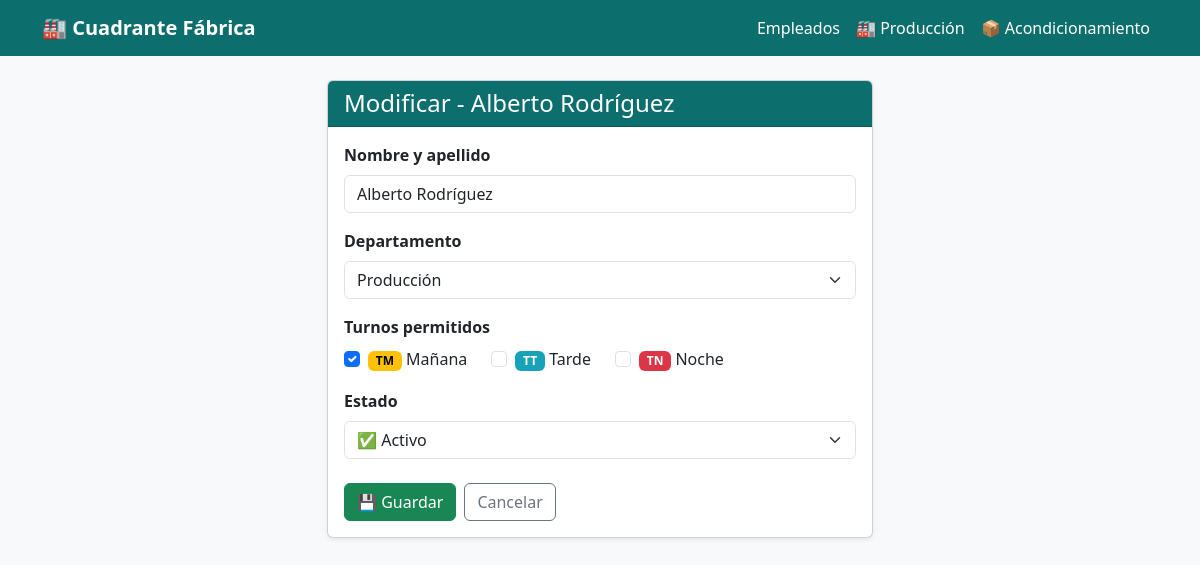
The app's page /employees/16/edit/ with its own data.
### employees/models.py (models this page shows, shortened)
class Employee(models.Model):
    DEPARTAMENTO_CHOICES = [
        ('produccion',        'Producción'),
        ('acondicionamiento', 'Acondicionamiento'),
    ]
    name           = models.CharField(max_length=100)
    departamento   = models.CharField(max_length=20, choices=DEPARTAMENTO_CHOICES, default='produccion')
    puede_TM       = models.BooleanField(default=True, verbose_name='TM')
    puede_TT       = models.BooleanField(default=True, verbose_name='TT')
    puede_TN       = models.BooleanField(default=True, verbose_name='TN')
    en_baja        = models.BooleanField(default=False, verbose_name='En baja')
    baja_inicio    = models.DateField(null=True, blank=True, verbose_name='Inicio baja')
    baja_fin       = models.DateField(null=True, blank=True, verbose_name='Fin baja')
    class Meta:
        ordering = ['departamento', 'name']

### employees/views.py (the view, shortened to what this page needs)
# urls.py: path('<int:pk>/edit/',   views.employee_edit,   name='employee_edit'),
def employee_edit(request, pk):
    employee = get_object_or_404(Employee, pk=pk)
    old_en_baja    = employee.en_baja
    old_baja_inicio = employee.baja_inicio
    form = EmployeeForm(request.POST or None, instance=employee)
    return render(request, 'employees/employee_form.html', {
        'form':  form,
        'title': f'Modificar - {employee.name}',
    })

### employees/templates/employees/employee_form.html (shortened to what this page needs)
{% extends 'base.html' %}
{% block content %}
<div class="row justify-content-center">
  <div class="col-md-6">
    <div class="card shadow-sm">
      <div class="card-header" style="background-color:#0d6e6e; color:white;">
        <h4 class="mb-0">{{ title }}</h4>
      </div>
      <div class="card-body">
        <form method="post">
          <div class="mb-3">
            <label class="form-label fw-bold">Nombre y apellido</label>
            {{ form.name }}
          </div>
          <div class="mb-3">
            <label class="form-label fw-bold">Departamento</label>
            {{ form.departamento }}
          </div>
          <div class="mb-3">
            <label class="form-label fw-bold d-block">Turnos permitidos</label>
            <div class="d-flex gap-4 mt-2">
              <div class="form-check">
                {{ form.puede_TM }}
                <label class="form-check-label">
                  <span class="badge" style="background-color:#ffc107; color:#000;">TM</span> Mañana
                </label>
              </div>
              <div class="form-check">
                {{ form.puede_TT }}
                <label class="form-check-label">
                  <span class="badge" style="background-color:#17a2b8; color:#fff;">TT</span> Tarde
                </label>
              </div>
              <div class="form-check">
                {{ form.puede_TN }}
                <label class="form-check-label">
                  <span class="badge" style="background-color:#dc3545; color:#fff;">TN</span> Noche
                </label>
              </div>
            </div>
          </div>
          <div class="mb-3">
            <label class="form-label fw-bold">Estado</label>
            <select name="estado" class="form-select" id="estado-select">
              <option value="activo" {% if not form.instance.en_baja %}selected{% endif %}>✅ Activo</option>
            </select>
          </div>
          <div class="d-flex gap-2 mt-4">
            <button type="submit" class="btn btn-success">💾 Guardar</button>
            <a href="{% url 'employee_list' %}" class="btn btn-outline-secondary">Cancelar</a>
          </div>
        </form>
      </div>
    </div>
  </div>
</div>
{% endblock %}

### templates/base.html (style rules this page uses)
body { background-color: #f8f9fa; }

### records on screen
Employee: name "Alberto Rodríguez", departamento "Producción", puede_TM "☑", estado "✅ Activo"

### other values on screen
{{ title }} "Modificar - Alberto Rodríguez"
